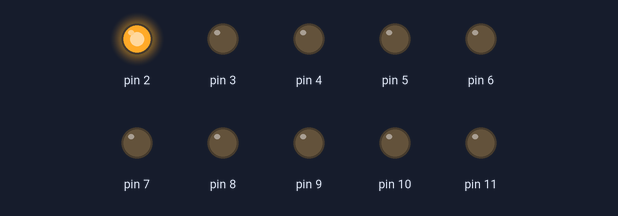
Recording of a sketch running on a simulated Arduino Uno, built with avr-gcc and run on an emulated ATmega328P. On the bench: output pins drawn as LEDs (lit = HIGH).

Above: at 5.03 s.
At 5.33 s:
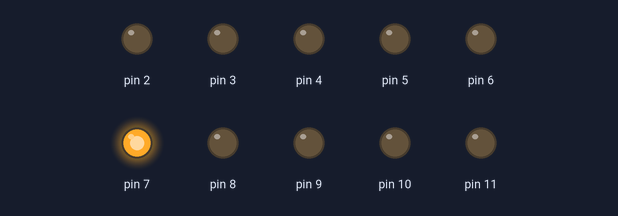
At 5.69 s:
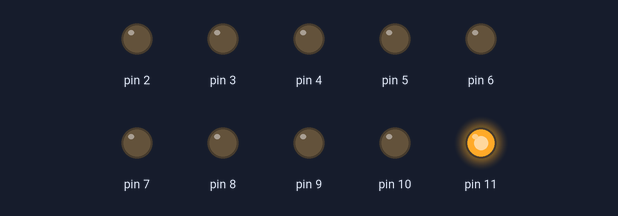
At 6.47 s:
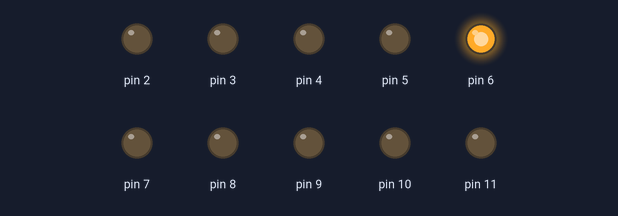
At 7.25 s:
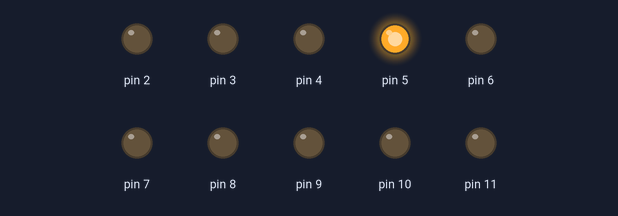
At 7.91 s:
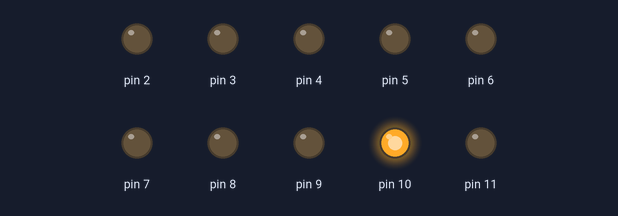
Timing chart, 0 to 8.2 s (numbered marks = the images above):
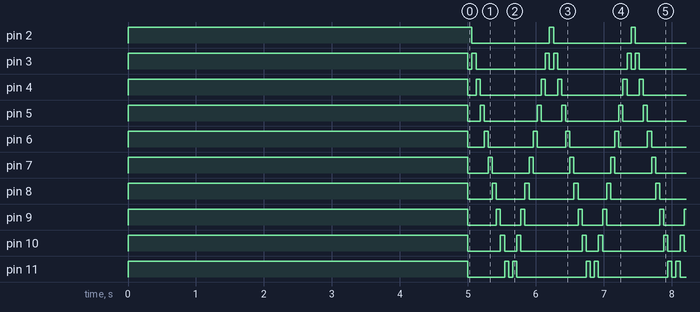

The sketch:

vday-sketch_lights_feb07a.ino
```cpp
void setup() {
  // put your setup code here, to run once:
for (int i=2; i < 12; i++) {
  pinMode(i, OUTPUT);
}
allLEDsOn();
delay(5000);
}

void allLEDsOff(void){
  for (int i = 2; i < 12; i++) {
    digitalWrite(i,LOW);
  }
}

void allLEDsOn(void){
  for (int i = 2; i < 12; i++) {
    digitalWrite(i,HIGH);
  }
}

void loop() {
  // put your main code here, to run repeatedly:


 for (int i =2; i < 12; i++){
    allLEDsOff();
    digitalWrite(i,HIGH);
    delay(60);
  }

  for (int i = 12; i > 2; i--){
    allLEDsOff();
    digitalWrite(i, HIGH);
    delay(60);
  }
}
```

Measured:
- by itself, pin 2: alternates HIGH for 0.06 s and LOW for 1.1 s
- by itself, pin 3: repeats every 1.2 s: HIGH 0.06 s, LOW 1.0 s, HIGH 0.06 s, LOW 0.06 s
- by itself, pin 4: repeats every 1.2 s: HIGH 0.06 s, LOW 0.90 s, HIGH 0.06 s, LOW 0.18 s
- by itself, pin 5: repeats every 1.2 s: HIGH 0.06 s, LOW 0.78 s, HIGH 0.06 s, LOW 0.30 s
- by itself, pin 6: repeats every 1.2 s: HIGH 0.06 s, LOW 0.66 s, HIGH 0.06 s, LOW 0.42 s
- by itself, pin 7: repeats every 0.60 s: HIGH 0.06 s, LOW 0.54 s
- by itself, pin 8: repeats every 1.2 s: HIGH 0.06 s, LOW 0.42 s, HIGH 0.06 s, LOW 0.66 s
- by itself, pin 9: repeats every 1.2 s: HIGH 0.06 s, LOW 0.30 s, HIGH 0.06 s, LOW 0.78 s
